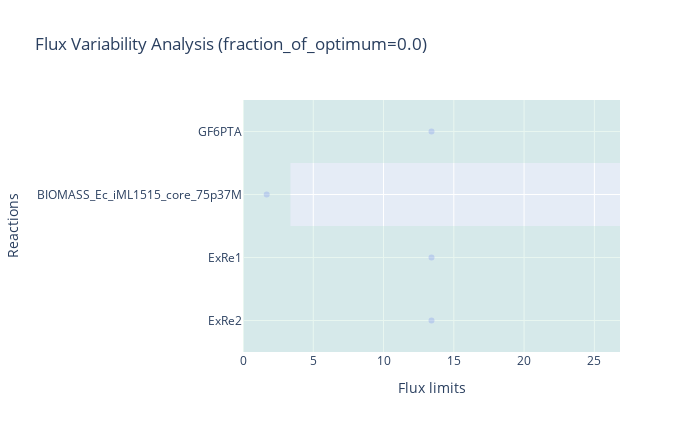

This figure's notebook cell:
### Code cell
import warnings
warnings.filterwarnings('ignore')
fva_result.plot(plotter,
                index=["ExRe2", "ExRe1", "BIOMASS_Ec_iML1515_core_75p37M", "GF6PTA"],
                title="Flux Variability Analysis (fraction_of_optimum=0.0)" 
               )

### Figure 1 — Plotly figure (JSON) as saved in the notebook; plotly's stock layout.template omitted (floating-point values rounded to 4 significant figures)
{"data": [{"fillcolor": "#B3E2CD", "hoverinfo": "none", "mode": "markers", "name": "WT", "opacity": 0.3, "type": "scatter", "x": [13.41, 13.41, 1.685, 13.41], "y": [1, 2, 3, 4]}], "layout": {"height": 432, "shapes": [{"fillcolor": "#B3E2CD", "line": {"color": "#B3E2CD", "width": 0}, "opacity": 0.3, "type": "rect", "x0": 26.82, "x1": 0, "y0": 0.5, "y1": 1.5}, {"fillcolor": "#B3E2CD", "line": {"color": "#B3E2CD", "width": 0}, "opacity": 0.3, "type": "rect", "x0": 26.82, "x1": 0, "y0": 1.5, "y1": 2.5}, {"fillcolor": "#B3E2CD", "line": {"color": "#B3E2CD", "width": 0}, "opacity": 0.3, "type": "rect", "x0": 3.369, "x1": 0, "y0": 2.5, "y1": 3.5}, {"fillcolor": "#B3E2CD", "line": {"color": "#B3E2CD", "width": 0}, "opacity": 0.3, "type": "rect", "x0": 26.82, "x1": 0, "y0": 3.5, "y1": 4.5}], "title": {"text": "Flux Variability Analysis (fraction_of_optimum=0.0)"}, "width": 700, "xaxis": {"title": {"text": "Flux limits"}}, "yaxis": {"ticktext": ["", "ExRe2", "ExRe1", "BIOMASS_Ec_iML1515_core_75p37M", "GF6PTA"], "tickvals": [0, 1, 2, 3, 4], "title": {"text": "Reactions"}}}}
